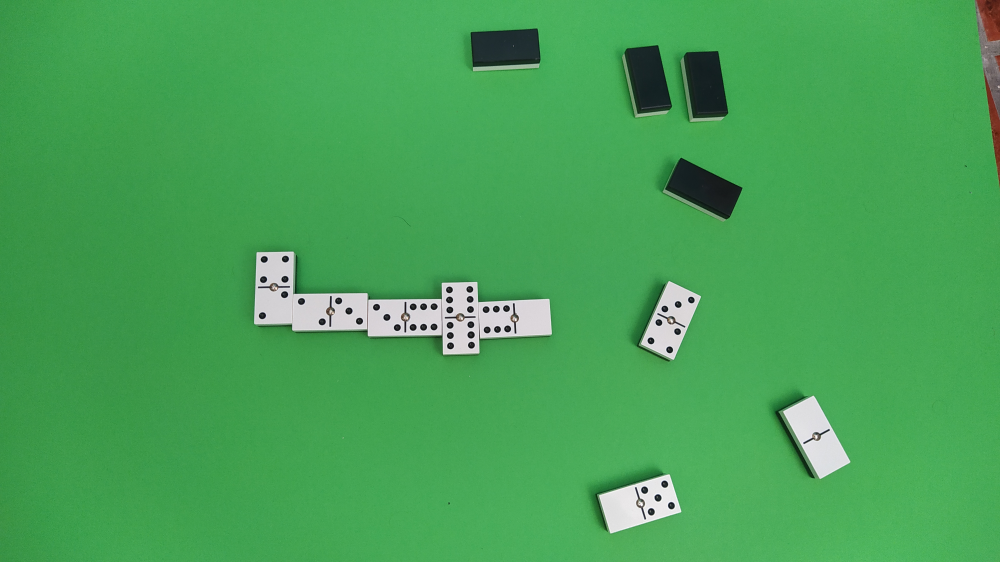
#> input picture vision/fotos_reales/1680906009262.jpg, 4000 x 2248 px (shown at 1/4 size)
$ python -i pieces_recognition_v1.py   (imports and definitions only)
#> lines starting #> are read from the running program, lines starting #| are printed output that depends on the picture; after the words box and inside, x2 and y2 are one past the last pixel; in counts of white or black regions, pixels touching at a corner belong together
### vision/opencv/pieces_detection_v1.py
import cv2 as cv
from typing import List
import numpy as np

from .preprocessing import preprocessing_img

def pieces_detection(img, size: float, preprocess=False, verbose=False, visualize=False) -> List[tuple]:
    """Deteccion de las fichas de domino presentes en la zona

    Args:
        img (Mat): Imagen
        size (float): Area de la imagen total en píxeles
        preprocess (bool, optional): Realizar preprocesamiento de la imagen. Defaults to False.
        verbose (bool, optional): Mostrar mensajes de seguimiento. Defaults to False.
        visualize (bool, optional): Visualizar imágenes intermedias. Defaults to False.

    Returns:
        List[tuple]: Lista de piezas detectadas. Se indica: contorno rectangular, centro, (ancho,alto) y ángulo de rotación de la pieza en º.
    """
    img_i = img.copy()
    # Preprocesamiento de la imagen
    if preprocess:
        processed_img = preprocessing_img(img_i, visualize=False)
    else:
        processed_img = img_i

    # Detectar contornos
    contours, _ = cv.findContours(processed_img, mode=cv.RETR_CCOMP, method=cv.CHAIN_APPROX_SIMPLE)

    if verbose:
        print(f"Hay {len(contours)} contornos")

    # Encontrar solo los contornos que sean de piezas
    pieces = []
    for contour in contours:
        area = cv.contourArea(contour)
        # El tamaño mínimo para un punto
        if area < 1.6e-4*size:
            continue
        center, (width,height), angle = cv.minAreaRect(contour)
        ratio = width/height
        # Para que sea una pieza el ancho debe ser la mitad que el alto y debe ser al menos de un tamaño concreto
        if (ratio > 0.45 or ratio < 0.55) and width*height > 7e-3*size:
            box = np.int64(cv.boxPoints((center, (width,height), angle)))
            pieces.append((box, np.round(center,3), (round(width,3), round(height,3)), round(angle,3)))
            if visualize:
                cv.drawContours(img_i,[box],0,(255,0,0), thickness=2)
                cv.imshow("Deteccion de piezas", img_i)
        if verbose:
            print(f"Area: {area}")
            print(f"Area del rectangulo: {width}*{height} = {width*height}")
            print(f"Tamaño de referencia para reconocer pieza: {7e-3*size}")
    if verbose:
        print(f"Hay {len(pieces)} piezas")

    return pieces

### vision/opencv/pieces_recognition_v1.py
import cv2 as cv
import imutils
from typing import Tuple, List
import numpy as np
import math

from .preprocessing import preprocessing_img
from .pieces_detection_v1 import pieces_detection

def _piece_recognition_from_mask(img: cv.Mat, angle: float, preprocess=False, verbose=False) -> Tuple[str, list, list]:
    """Reconocimiento de pieza que ha sido aislada a partir de una máscara

    Args:
        img: Imagen con la mascara aplicada.
        angle (float): Angulo de rotacion
        preprocess (bool, optional): Realizar preprocesamiento de la imagen. Defaults to False.
        verbose (bool, optional): Mostrar mensajes de seguimiento. Defaults to False.

    Returns:
        Tuple[str, list, list]: Tipo de pieza, contornos de los puntos internos, y contorno de la línea separadora.
    """
    # Preprocesamiento de la imagen
    if preprocess:
        img = preprocessing_img(img, visualize=False)
    # Contornos internos a la pieza
    orig_contours, _ = cv.findContours(img, mode=cv.RETR_CCOMP, method=cv.CHAIN_APPROX_SIMPLE)
    # Si no hay contornos internos (salvo el de la propia pieza), entonces la pieza está del revés
    if len(orig_contours) <= 1:
        return "reves", [], []
    if verbose:
        print(f"Hay {len(orig_contours)} contornos internos")
    # Medimos el área de la pieza para tenerla como referencia
    piece_area = cv.contourArea(orig_contours[0])
    # Diferenciar entre los puntos y la línea separadora
    dot_contours = []
    line_contour = []
    for contour in orig_contours[1:]:
        center_i, size_i, angle_i = cv.minAreaRect(contour)
        box = np.int64(cv.boxPoints((center_i, size_i, angle_i)))
        if size_i[0] == 0:
            # print(f"Alguna medida es 0: {size_i}. Box: {box}")
            continue
        ratio = size_i[1]/size_i[0]
        if ratio > 0.5 and ratio < 2 and size_i[0]*size_i[1] < 0.5*piece_area:
            dot_contours.append(box) # punto
            if verbose:
                print(f"Punto con ratio: {ratio}")
        else:
            line_contour = [box] # línea separadora
            if verbose:
                print(f"Línea con ratio: {ratio}")
    # Giramos la pieza para tenerlo en posición horizontal o vertical
    img = imutils.rotate(img, angle)
    rect_contours, _ = cv.findContours(img, mode=cv.RETR_CCOMP, method=cv.CHAIN_APPROX_SIMPLE)
    # Comprobamos si está en vertical u horizontal
    (x,y,w,h) = cv.boundingRect(rect_contours[0])
    is_vertical = h/w > 1
     # Definimos si comparamos con x o con y
    index_pos = 0
    if is_vertical:
        index_pos = 1
    # Obtenemos las posiciones de la línea separadora y de los puntos
    ref = (0,0)
    dots = []
    for contour in rect_contours[1:]:
        (x,y,w,h) = cv.boundingRect(contour)
        ratio = h/w
        if ratio < 0.5 or ratio > 2:
            ref = (x,y)
        else:
            dots.append((x,y))
        # print(x,y,w,h, h/w)

    # Separamos los puntos en dos grupos
    n_dots_up = len([dot for dot in dots if dot[index_pos] > ref[index_pos]])
    n_dots_down = len([dot for dot in dots if dot[index_pos] < ref[index_pos]])

    # El primer valor siempre debe ser mayor igual que el segundo
    if n_dots_up < n_dots_down:
        aux = n_dots_up
        n_dots_up = n_dots_down
        n_dots_down = aux

    piece_type = f"{n_dots_up}x{n_dots_down}"
    return piece_type, dot_contours, line_contour

def pieces_recognition(img: cv.Mat, size=1e4, preprocess=False, verbose=False, visualize=False) -> List[dict]:
    """Reconocimiento del tipo de pieza utilizando la librería OpenCV. Puede reconocer distintas piezas

    Args:
        img (Mat): Imagen a clasificar
        size (float): Área de la imagen total en píxeles (width*height)
        preprocess (bool, optional): Realizar preprocesamiento de la imagen. Defaults to False.
        verbose (bool): Mostrar mensajes de seguimiento. Defaults to False.
        visualize (bool): Visualizar imágenes intermedias. Defaults to False.
    Returns:
        List[dict]: Lista de piezas reconocidas. Datos de la pieza: contorno, centro en px, (ancho,alto) en px, ángulo de rotación en º y tipo.
    """
    img_i = img.copy()
    # Preprocesamiento de la imagen
    if preprocess:
        processed_img = preprocessing_img(img_i, visualize=False)
    else:
        processed_img = img_i
    pieces = pieces_detection(processed_img, size, verbose=verbose, visualize=False)

    recognitions = []
    for contour, center, (width, height), angle in pieces:
        mask = np.zeros(processed_img.shape, np.uint8)
        cv.fillPoly(mask, [contour], color=(255))
        masked = cv.bitwise_and(processed_img, mask)
        piece_type, dot_contours, line_contour = _piece_recognition_from_mask(masked, angle, verbose=verbose)
        recognitions.append({'contour': contour, 'center': center, 'size_px': (width, height), 'angle': angle, 'type': piece_type})
        if visualize:
            cv.drawContours(img_i,[contour],0,(255,0,0),thickness=2)
            for c in dot_contours:
                radius_c = round(abs(np.sqrt((c[1][0] - c[0][0])**2 + (c[1][1] - c[0][1])**2))/2)
                center_c = c[0] + (c[2] - c[0])/2
                cx = round(center_c[0])
                cy = round(center_c[1])
                cv.circle(img_i, (cx,cy), radius_c, color=(0,255,0), thickness=1)
            if len(line_contour):
                cv.drawContours(img_i,[line_contour[0]],0,(0,0,255),thickness=1)
            cx = round(center[0])
            cy = round(center[1])
            cv.rectangle(img_i, (cx-12, cy-6), (cx+12, cy+6), (255,255,255), thickness=-1)
            cv.putText(img_i, piece_type, (cx-12, cy+3), cv.FONT_HERSHEY_SIMPLEX, 0.3, (0,0,0), 1, cv.LINE_AA)
            cv.imshow("Reconocimiento de piezas", img_i)
        if verbose:
            print(f"Pieza de tipo {piece_type}")

    return recognitions

>>> import cv2
>>> picture = cv2.imread('../fotos_reales/1680906009262.jpg', cv2.IMREAD_GRAYSCALE)
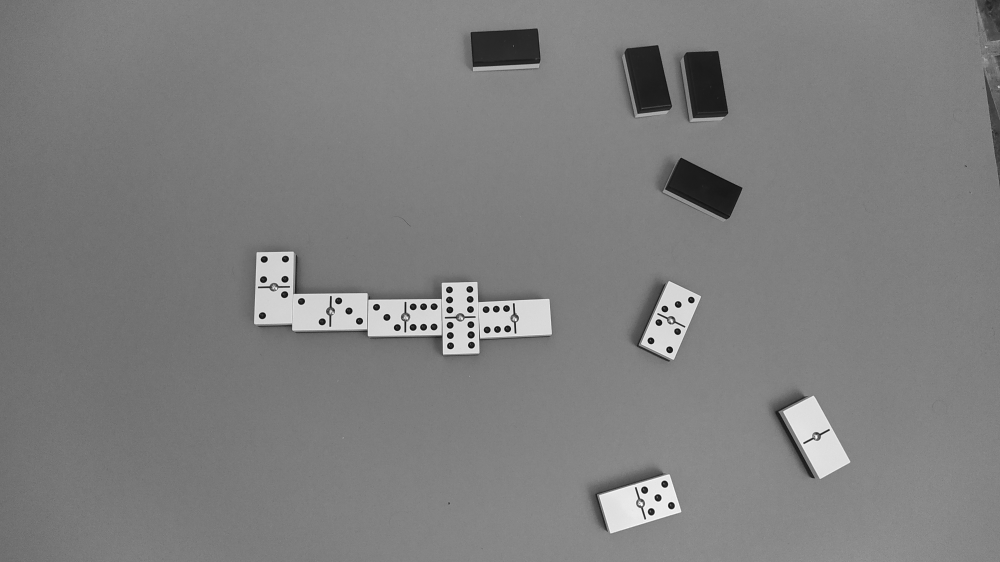
#> picture: shape (2248, 4000) (shown at 1/4 size); min 0, max 255, mean 126.4
>>> result = pieces_recognition(picture)
#> in pieces_detection, `contours, _ = cv.findContours(processed_img, mode=cv.RETR_CCOMP, metho..`: contours = 6 contours, 5 with area under 20; largest, box (x1, y1, x2, y2) and area: (0, 0, 4000, 2248) 8985753
#> the loop in pieces_detection, `for contour in contours:` made 6 passes
#> (contour, area, center, width, height, angle, ratio, box) on pass 1: ([[0, 0], [0, 2247], [3999, 2247], [3999, 0]], 8985753, (1999.5, 1123.5), 2247, 3999, -90, 0.562, [[3999, 2247], [0, 2247], [0, 0], [3999, 0]])
#> after the loop in pieces_detection, `for contour in contours:`: pieces = [([[3999, 2247], [0, 2247], [0, 0], [3999, 0]], [1999.5, 1123.5], (2247, 3999), -90)]
#> the loop in pieces_recognition, `for contour, center, (width, height), angle in pieces:` made 1 pass
#> (contour, center, width, height, angle, piece_area in _piece_recognition_from_mask) on pass 1: ([[3999, 2247], [0, 2247], [0, 0], [3999, 0]], [1999.5, 1123.5], 2247, 3999, -90, 8985753)
#> pass 1, in _piece_recognition_from_mask, `img = imutils.rotate(img, angle)`:
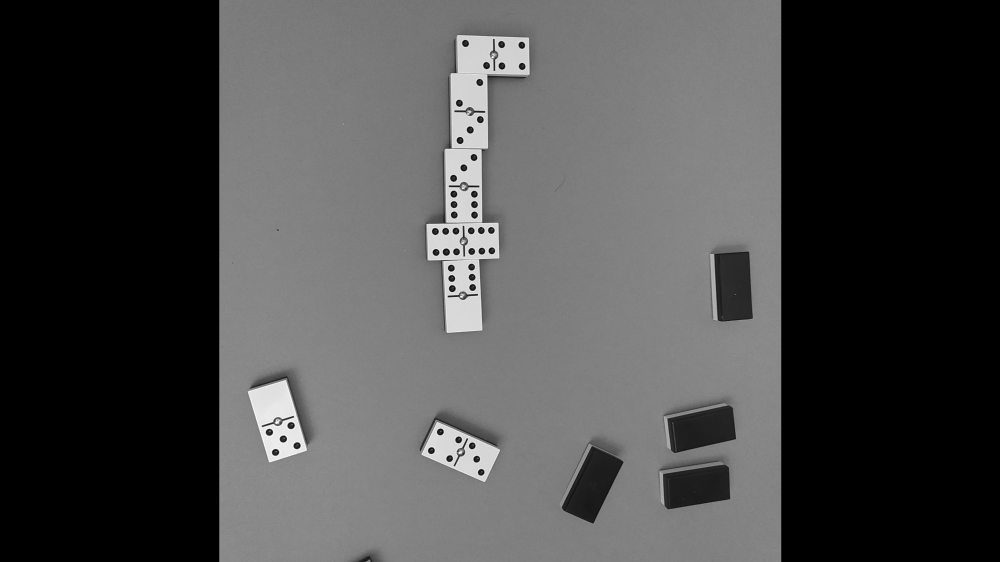
#> img: shape (2248, 4000) (shown at 1/4 size); min 0, max 255, mean 72.2
#> after the loop in pieces_recognition, `for contour, center, (width, height), angle in pieces:`: mask: shape (2248, 4000); every value is 255
#> after the loop in pieces_recognition, `for contour, center, (width, height), angle in pieces:`: recognitions = 1 item
#> result = 1 item

$ run again, on vision/fotos_reales/1680906009279.jpg
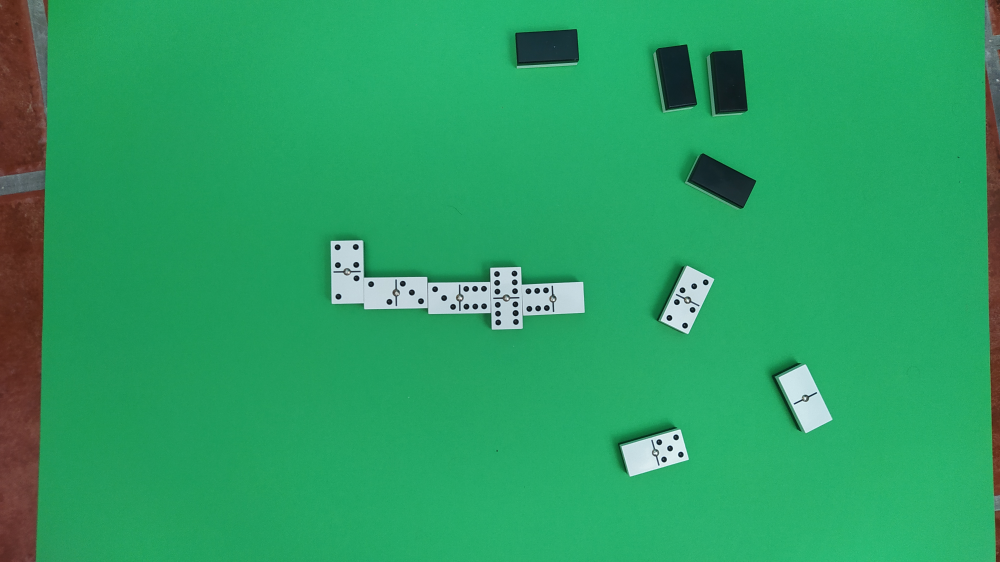
#> input picture vision/fotos_reales/1680906009279.jpg, 4000 x 2248 px (shown at 1/4 size)
#> `picture = cv2.imread('../fotos_reales/1680906009262.jpg', cv2.IMREAD_G..`:
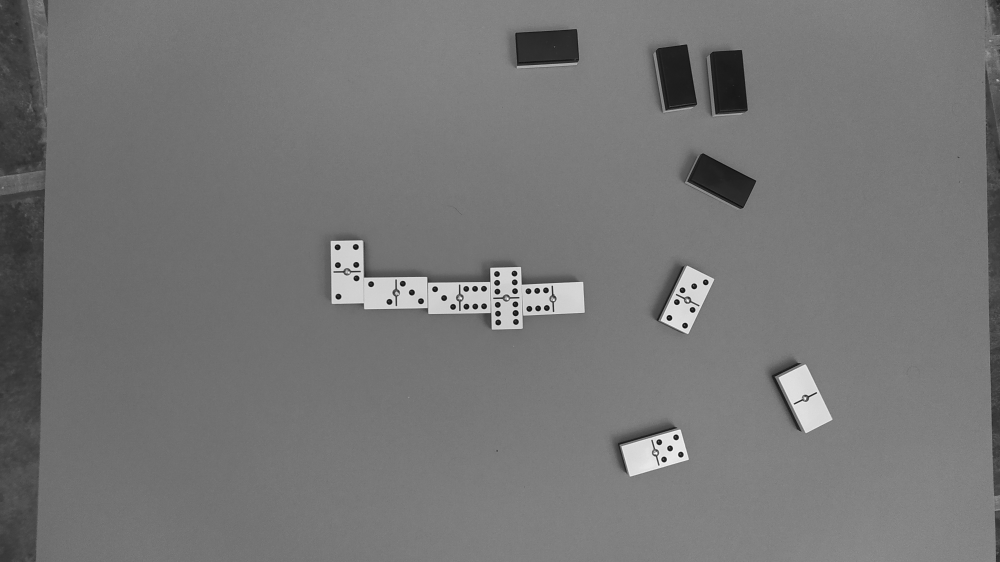
#> picture: shape (2248, 4000) (shown at 1/4 size); min 0, max 255, mean 117.9
#> contours = 12 contours, 11 with area under 20; largest, box (x1, y1, x2, y2) and area: (0, 0, 4000, 2248) 8985753
#> the loop in pieces_detection, `for contour in contours:` made 12 passes
#> (contour, area, center, width, height, angle, ratio, box) on pass 1: ([[0, 0], [0, 2247], [3999, 2247], [3999, 0]], 8985753, (1999.5, 1123.5), 2247, 3999, -90, 0.562, [[3999, 2247], [0, 2247], [0, 0], [3999, 0]])
#> after the loop in pieces_detection, `for contour in contours:`: pieces = [([[3999, 2247], [0, 2247], [0, 0], [3999, 0]], [1999.5, 1123.5], (2247, 3999), -90)]
#> the loop in pieces_recognition, `for contour, center, (width, height), angle in pieces:` made 1 pass
#> (contour, center, width, height, angle, piece_area in _piece_recognition_from_mask) on pass 1: ([[3999, 2247], [0, 2247], [0, 0], [3999, 0]], [1999.5, 1123.5], 2247, 3999, -90, 8985753)
#> pass 1, in _piece_recognition_from_mask, `img = imutils.rotate(img, angle)`:
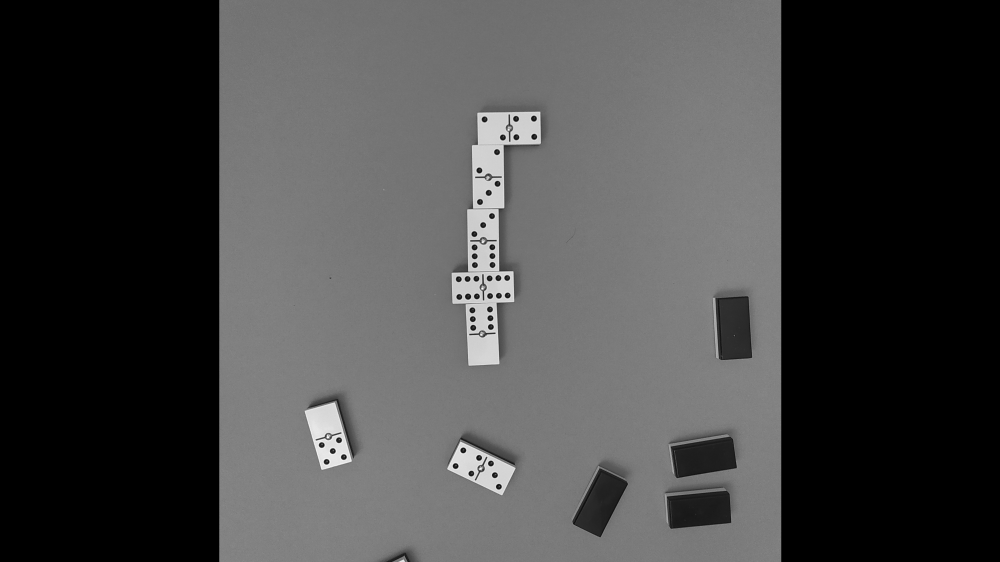
#> img: shape (2248, 4000) (shown at 1/4 size); min 0, max 255, mean 68.4
#> after the loop in pieces_recognition, `for contour, center, (width, height), angle in pieces:`: recognitions = 1 item
